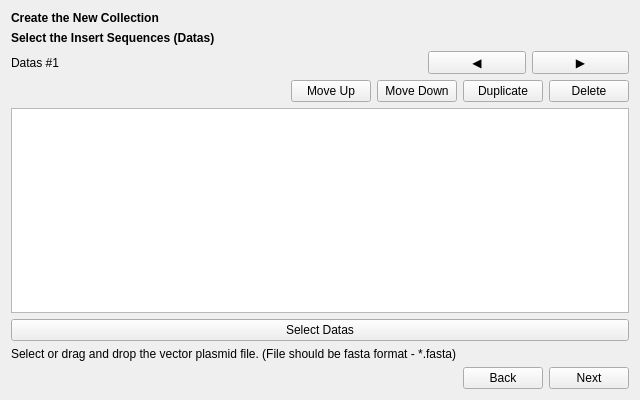
<?xml version="1.0" encoding="UTF-8"?>
<ui version="4.0">
 <class>CreateCollection_DataSelector_WidgetClass</class>
 <widget class="QWidget" name="CreateCollection_DataSelector_WidgetClass">
  <property name="geometry">
   <rect>
    <x>0</x>
    <y>0</y>
    <width>640</width>
    <height>400</height>
   </rect>
  </property>
  <property name="windowTitle">
   <string>CreateCollection_DataSelector_Widget</string>
  </property>
  <layout class="QGridLayout" name="gridLayout">
   <item row="7" column="1" colspan="5">
    <layout class="QHBoxLayout" name="horizontalLayout_2">
     <item>
      <spacer name="horizontalSpacer_3">
       <property name="orientation">
        <enum>Qt::Horizontal</enum>
       </property>
       <property name="sizeHint" stdset="0">
        <size>
         <width>40</width>
         <height>20</height>
        </size>
       </property>
      </spacer>
     </item>
     <item>
      <widget class="QPushButton" name="move_up_btn">
       <property name="text">
        <string>Move Up</string>
       </property>
      </widget>
     </item>
     <item>
      <widget class="QPushButton" name="move_down_btn">
       <property name="text">
        <string>Move Down</string>
       </property>
      </widget>
     </item>
     <item>
      <widget class="QPushButton" name="duplicate_btn">
       <property name="text">
        <string>Duplicate</string>
       </property>
      </widget>
     </item>
     <item>
      <widget class="QPushButton" name="delete_btn">
       <property name="text">
        <string>Delete</string>
       </property>
      </widget>
     </item>
    </layout>
   </item>
   <item row="6" column="4">
    <widget class="QPushButton" name="prev_datas">
     <property name="text">
      <string>◀</string>
     </property>
    </widget>
   </item>
   <item row="6" column="1">
    <widget class="QLabel" name="label">
     <property name="sizePolicy">
      <sizepolicy hsizetype="Preferred" vsizetype="Preferred">
       <horstretch>0</horstretch>
       <verstretch>0</verstretch>
      </sizepolicy>
     </property>
     <property name="text">
      <string>Datas #1</string>
     </property>
    </widget>
   </item>
   <item row="6" column="2" colspan="2">
    <spacer name="horizontalSpacer_2">
     <property name="orientation">
      <enum>Qt::Horizontal</enum>
     </property>
     <property name="sizeHint" stdset="0">
      <size>
       <width>40</width>
       <height>20</height>
      </size>
     </property>
    </spacer>
   </item>
   <item row="4" column="1">
    <widget class="QLabel" name="main_title">
     <property name="text">
      <string>&lt;html&gt;&lt;head/&gt;&lt;body&gt;&lt;p&gt;&lt;span style=&quot; font-weight:700;&quot;&gt;Select the Insert Sequences (Datas)&lt;/span&gt;&lt;/p&gt;&lt;/body&gt;&lt;/html&gt;</string>
     </property>
    </widget>
   </item>
   <item row="14" column="1" colspan="5">
    <layout class="QHBoxLayout" name="horizontalLayout">
     <item>
      <spacer name="horizontalSpacer">
       <property name="orientation">
        <enum>Qt::Horizontal</enum>
       </property>
       <property name="sizeHint" stdset="0">
        <size>
         <width>40</width>
         <height>20</height>
        </size>
       </property>
      </spacer>
     </item>
     <item>
      <widget class="QPushButton" name="back_btn">
       <property name="text">
        <string>Back</string>
       </property>
      </widget>
     </item>
     <item>
      <widget class="QPushButton" name="next_btn">
       <property name="text">
        <string>Next</string>
       </property>
      </widget>
     </item>
    </layout>
   </item>
   <item row="12" column="1" colspan="5">
    <widget class="QPushButton" name="select_data_btn">
     <property name="text">
      <string>Select Datas</string>
     </property>
    </widget>
   </item>
   <item row="13" column="1" colspan="5">
    <widget class="QLabel" name="description">
     <property name="text">
      <string>Select or drag and drop the vector plasmid file. (File should be fasta format - *.fasta)</string>
     </property>
    </widget>
   </item>
   <item row="11" column="1" colspan="5">
    <widget class="QListWidget" name="data_list">
     <property name="selectionMode">
      <enum>QAbstractItemView::ExtendedSelection</enum>
     </property>
     <property name="wordWrap">
      <bool>false</bool>
     </property>
     <property name="sortingEnabled">
      <bool>false</bool>
     </property>
    </widget>
   </item>
   <item row="3" column="1">
    <widget class="QLabel" name="window_title">
     <property name="text">
      <string>&lt;html&gt;&lt;head/&gt;&lt;body&gt;&lt;p&gt;&lt;span style=&quot; font-weight:700;&quot;&gt;Create the New Collection&lt;/span&gt;&lt;/p&gt;&lt;/body&gt;&lt;/html&gt;</string>
     </property>
    </widget>
   </item>
   <item row="6" column="5">
    <widget class="QPushButton" name="next_datas">
     <property name="text">
      <string>▶</string>
     </property>
    </widget>
   </item>
  </layout>
 </widget>
 <layoutdefault spacing="6" margin="11"/>
 <resources/>
 <connections/>
</ui>
